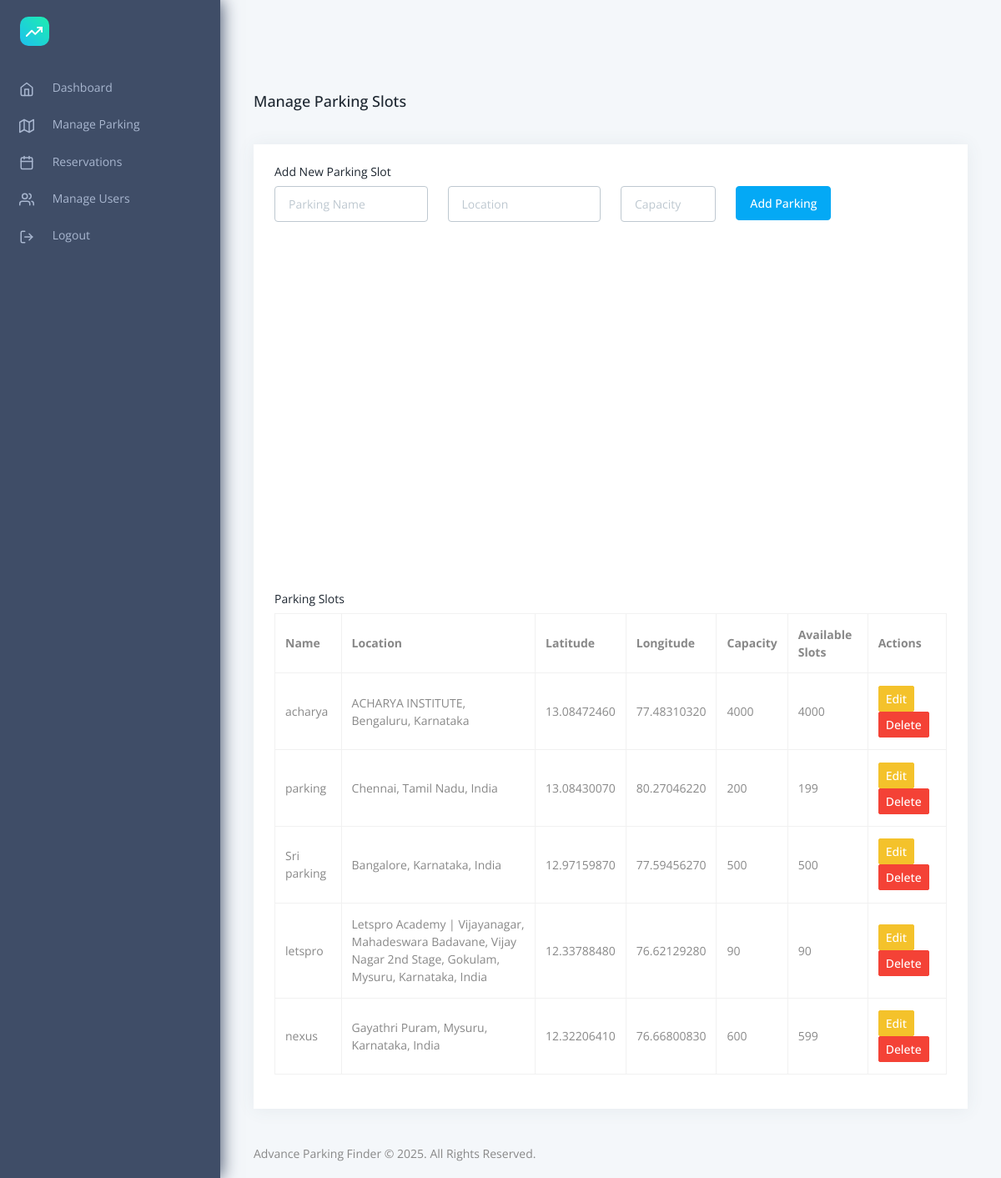
The app's page /admin/manage_parking.php (signed in), older data.
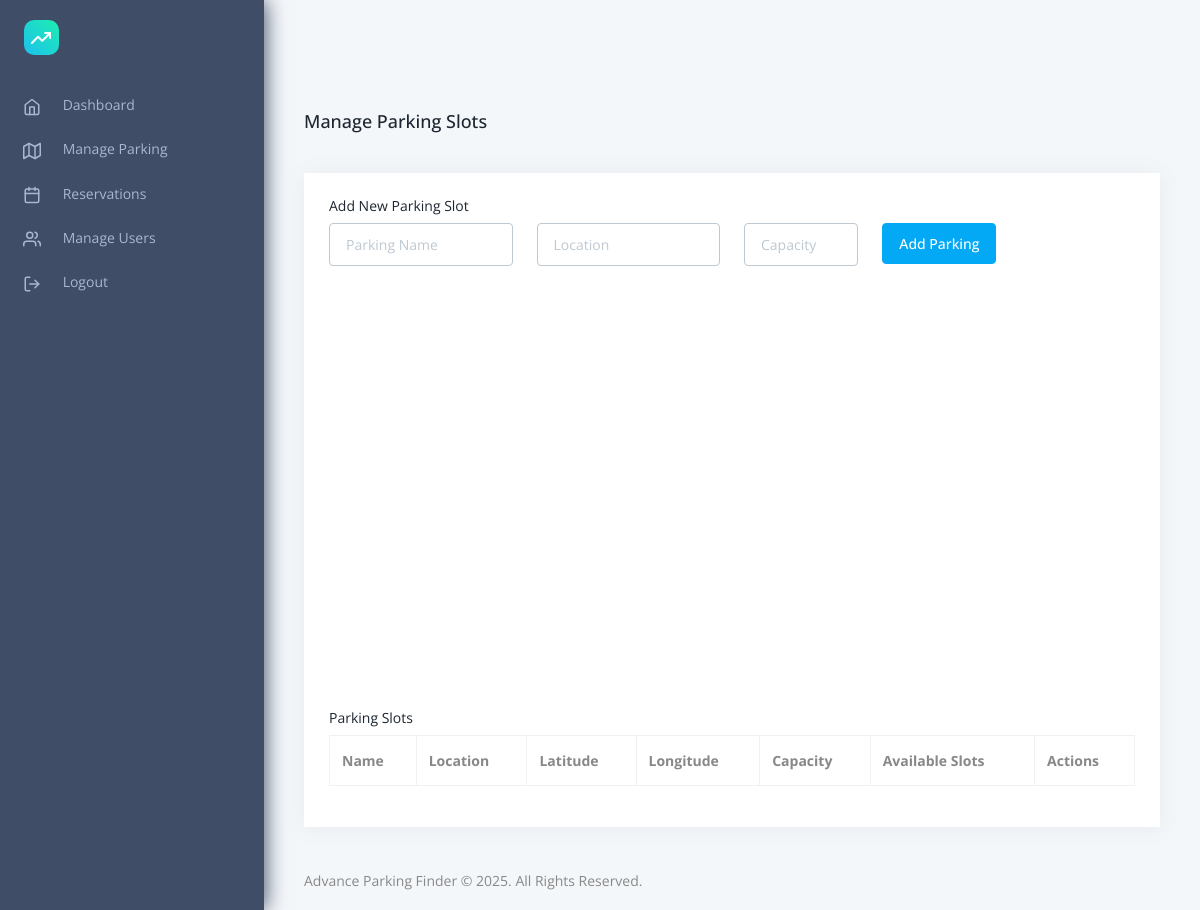
The same page, newer data.
### tables this page shows
CREATE TABLE `parking_slots` (
  `id` int(11) NOT NULL,
  `name` varchar(255) NOT NULL,
  `location` varchar(255) NOT NULL,
  `capacity` int(11) NOT NULL,
  `latitude` decimal(10,8) NOT NULL,
  `longitude` decimal(11,8) NOT NULL,
  `price` int(255) DEFAULT NULL,
  `booked_slots` int(11) DEFAULT 0
);

### admin/manage_parking.php (the view, shortened to what this page needs)
<?php
include '../config/db_connect.php';
$query = "SELECT p.id, p.name, p.location, p.latitude, p.longitude, p.capacity, p.price,
                 (p.capacity - COALESCE((SELECT COUNT(*) FROM bookings b WHERE b.parking_id = p.id AND b.status IN ('confirmed')), 0)) AS available_slots
          FROM parking_slots p
          ORDER BY p.id DESC";
$result = $conn->query($query);
?>
<!DOCTYPE html>
<html lang="en">
<head>
    <?php include '../includes/head.php'; ?>
</head>
<body>
    <?php include '../includes/sidebar.php'; ?>
    <div class="pc-container">
        <div class="pc-content">
            <div class="page-header">
                <h5 class="mb-0">Manage Parking Slots</h5>
            </div>
            <div class="row">
                <div class="col-md-12">
                    <div class="card">
                        <div class="card-body">
                            <h6>Add New Parking Slot</h6>
                            <form method="POST">
                                <div class="row">
                                    <div class="col-md-3">
                                        <input type="text" name="name" class="form-control" placeholder="Parking Name" required>
                                    </div>
                                    <div class="col-md-3">
                                        <input type="text" id="location" name="location" class="form-control" placeholder="Location" required>
                                    </div>
                                    <div class="col-md-2">
                                        <input type="number" name="capacity" class="form-control" placeholder="Capacity" required>
                                    </div>
                                    <div class="col-md-2">
                                        <button type="submit" name="add_parking" class="btn btn-primary">Add Parking</button>
                                    </div>
                                </div>
                            </form>
                            <div id="map" style="height: 400px; margin-top: 20px;"></div>
                            <h6 class="mt-4">Parking Slots</h6>
                            <table class="table table-bordered table-hover">
                                <thead class="thead-dark">
                                    <tr>
                                        <th>Name</th>
                                        <th>Location</th>
                                        <th>Latitude</th>
                                        <th>Longitude</th>
                                        <th>Capacity</th>
                                        <th>Available Slots</th>
                                        <th>Actions</th>
                                    </tr>
                                </thead>
                                <tbody>
                                    <?php while ($row = $result->fetch_assoc()) { ?>
                                        <tr>
                                            <td><?php echo htmlspecialchars($row['name']); ?></td>
                                            <td><?php echo htmlspecialchars($row['location']); ?></td>
                                            <td><?php echo htmlspecialchars($row['latitude']); ?></td>
                                            <td><?php echo htmlspecialchars($row['longitude']); ?></td>
                                            <td><?php echo htmlspecialchars($row['capacity']); ?></td>
                                            <td><?php echo max(0, $row['available_slots']); ?></td>
                                            <td>
                                                <a href="edit_parking.php?id=<?php echo $row['id']; ?>" class="btn btn-warning btn-sm">Edit</a>
                                                <a href="delete_parking.php?id=<?php echo $row['id']; ?>" class="btn btn-danger btn-sm" onclick="return confirm('Are you sure?');">Delete</a>
                                            </td>
                                        </tr>
                                    <?php } ?>
                                </tbody>
                            </table>
                        </div>
                    </div>
                </div>
            </div>
        </div>
    </div>
    <?php include '../includes/footer.php'; ?>
</body>
</html>

### includes/head.php (shortened to what this page needs)
<head>
    <link rel="stylesheet" href="../assets/fonts/tabler-icons.min.css" />
    <link rel="stylesheet" href="../assets/fonts/feather.css" />
    <link rel="stylesheet" href="../assets/fonts/fontawesome.css" />
    <link rel="stylesheet" href="../assets/fonts/material.css" />
    <link rel="stylesheet" href="../assets/css/style.css" id="main-style-link" />
    <link rel="stylesheet" href="../assets/css/style-preset.css" />
</head>

### includes/sidebar.php (shortened to what this page needs)
<nav class="pc-sidebar">
    <div class="navbar-wrapper">
        <div class="m-header">
            <a href="#" class="b-brand text-primary">
                <img src="../assets/images/favicon.svg" class="img-fluid logo-lg" alt="logo" />
            </a>
        </div>
        <div class="navbar-content">
            <ul class="pc-navbar">
                <?php if ($_SESSION['role'] === 'admin') { ?>
                    <li class="pc-item">
                        <a href="../admin/admin_dashboard.php" class="pc-link">
                            <span class="pc-micon"><i data-feather="home"></i></span>
                            <span class="pc-mtext">Dashboard</span>
                        </a>
                    </li>
                    <li class="pc-item">
                        <a href="../admin/manage_parking.php" class="pc-link">
                            <span class="pc-micon"><i data-feather="map"></i></span>
                            <span class="pc-mtext">Manage Parking</span>
                        </a>
                    </li>
                    <li class="pc-item">
                        <a href="../admin/manage_reservations.php" class="pc-link">
                            <span class="pc-micon"><i data-feather="calendar"></i></span>
                            <span class="pc-mtext">Reservations</span>
                        </a>
                    </li>
                    <li class="pc-item">
                        <a href="../admin/manage_users.php" class="pc-link">
                            <span class="pc-micon"><i data-feather="users"></i></span>
                            <span class="pc-mtext">Manage Users</span>
                        </a>
                    </li>
                <?php } ?>
                <li class="pc-item">
                    <a href="../auth/logout.php" class="pc-link">
                        <span class="pc-micon"><i data-feather="log-out"></i></span>
                        <span class="pc-mtext">Logout</span>
                    </a>
                </li>
            </ul>
        </div>
    </div>
</nav>

### includes/footer.php
<footer class="pc-footer">
    <div class="footer-wrapper container-fluid">
        <div class="row">
            <div class="col my-1">
                <p class="m-0">Advance Parking Finder &copy; <?php echo date('Y'); ?>. All Rights Reserved.</p>
            </div>
        </div>
    </div>
</footer>

Row changes from the older to the newer data that the page shows:
removed parking_slots: name "acharya", location "ACHARYA INSTITUTE, Bengaluru, Karnataka", latitude "13.08472460", longitude "77.48310320", capacity "4000", max(0, $row['available_slots']) "4000"
removed parking_slots: name "parking", location "Chennai, Tamil Nadu, India", latitude "13.08430070", longitude "80.27046220", capacity "200", max(0, $row['available_slots']) "199"
removed parking_slots: name "Sri parking", location "Bangalore, Karnataka, India", latitude "12.97159870", longitude "77.59456270", capacity "500", max(0, $row['available_slots']) "500"
removed parking_slots: name "letspro", location "Letspro Academy | Vijayanagar, Mahadeswara Badavane, Vijay Nagar 2nd Stage, Gokulam, Mysuru, Karnataka, India", latitude "12.33788480", longitude "76.62129280", capacity "90", max(0, $row['available_slots']) "90"
removed parking_slots: name "nexus", location "Gayathri Puram, Mysuru, Karnataka, India", latitude "12.32206410", longitude "76.66800830", capacity "600", max(0, $row['available_slots']) "599"
